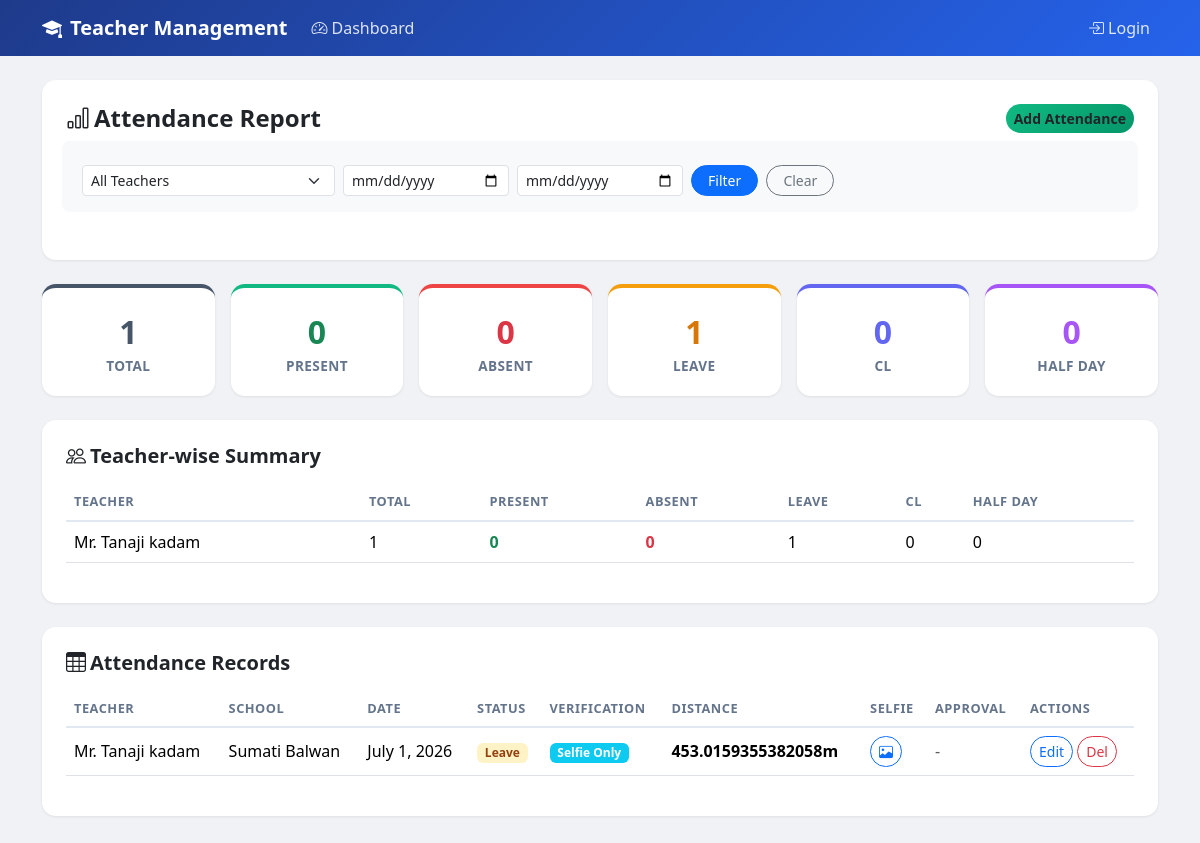
Screenshot of /attendances/report/ with the database file from the repository.
### management/models.py (models this page shows, shortened)
class Teacher(models.Model):
    user = models.OneToOneField(User, on_delete=models.CASCADE, null=True, blank=True, related_name='teacher_profile')
    first_name = models.CharField(max_length=120)
    last_name = models.CharField(max_length=120)
    email = models.EmailField(blank=True)
    phone = models.CharField(max_length=80, blank=True)
    qualification = models.CharField(max_length=200, blank=True)
    notes = models.TextField(blank=True)
    active = models.BooleanField(default=True)
    school = models.ForeignKey(School, on_delete=models.SET_NULL, null=True, blank=True, related_name='teachers')
    class Meta:
        ordering = ["last_name", "first_name"]
    @property
    def full_name(self):
        return f"{self.first_name} {self.last_name}"

class Attendance(models.Model):
    class StatusChoices(models.TextChoices):
        PRESENT = 'present', 'Present'
        ABSENT = 'absent', 'Absent'
        LEAVE = 'leave', 'Leave'
        CL = 'cl', 'CL (Casual Leave)'
        HALF_LEAVE = 'half_leave', 'Half Leave'
        OTHER = 'other', 'Other'
        OFFICIAL_DUTY = 'official_duty', 'Official Duty'
    WEEKDAY_CHOICES = [
        ('MON', 'Monday'),
        ('TUE', 'Tuesday'),
        ('WED', 'Wednesday'),
        ('THU', 'Thursday'),
        ('FRI', 'Friday'),
        ('SAT', 'Saturday'),
        ('SUN', 'Sunday'),
    ]
    VERIFICATION_CHOICES = [
        ('GPS_SELFIE', 'GPS + Selfie'),
        ('GPS', 'GPS Only'),
        ('SELFIE', 'Selfie Only'),
        ('MANUAL', 'Manual'),
    ]
    APPROVAL_CHOICES = [
        ('pending', 'Pending'),
        ('approved', 'Approved'),
        ('rejected', 'Rejected'),
        ('none', 'None'),
    ]
    teacher = models.ForeignKey(Teacher, on_delete=models.CASCADE, related_name='attendances')
    school = models.ForeignKey(School, on_delete=models.CASCADE, related_name='attendances')
    course = models.ForeignKey(Course, on_delete=models.SET_NULL, null=True, blank=True, related_name='attendances')
    attendance_date = models.DateField(default=timezone.now)
    attendance_status = models.CharField(max_length=20, choices=StatusChoices.choices, default=StatusChoices.PRESENT)
    standard_class = models.CharField(max_length=100, blank=True, null=True, help_text="Standard/Class (STD)")
    weekday = models.CharField(max_length=20, blank=True, choices=WEEKDAY_CHOICES)
    start_time = models.TimeField(null=True, blank=True)
    end_time = models.TimeField(null=True, blank=True)
    room = models.CharField(max_length=50, blank=True)
    notes = models.TextField(blank=True)
    created_at = models.DateTimeField(default=timezone.now)
    marked_at = models.DateTimeField(default=timezone.now)
    latitude = models.FloatField(null=True, blank=True)
    longitude = models.FloatField(null=True, blank=True)
    location = models.CharField(max_length=255, blank=True, null=True, help_text="Human readable location or address description")
    distance_from_school = models.FloatField(null=True, blank=True, help_text="Distance in meters")
    attendance_time = models.TimeField(default=timezone.now)
    device_id = models.CharField(blank=True, max_length=255, null=True)
    face_confidence = models.FloatField(blank=True, null=True)
    qr_code_data = models.CharField(blank=True, max_length=255, null=True)
    selfie_image = models.ImageField(blank=True, null=True, upload_to='attendance_selfies/')
    verification_method = models.CharField(max_length=50, choices=VERIFICATION_CHOICES, default='GPS_SELFIE')
    wifi_bssid = models.CharField(blank=True, max_length=255, null=True)
    wifi_ssid = models.CharField(blank=True, max_length=255, null=True)
    approval_status = models.CharField(max_length=20, choices=APPROVAL_CHOICES, default='none')
    approved_by = models.ForeignKey(User, on_delete=models.SET_NULL, null=True, blank=True, related_name='approved_attendances')
    approved_at = models.DateTimeField(null=True, blank=True)
    official_duty_reason = models.TextField(blank=True, null=True, help_text="Reason for official duty when outside school radius")
    class Meta:
        ordering = ['-attendance_date', 'weekday', 'start_time', 'teacher__last_name']
        constraints = [
            models.UniqueConstraint(fields=['teacher', 'attendance_date'], name='unique_teacher_attendance_per_day')
        ]

class School(models.Model):
    name = models.CharField(max_length=200)
    city = models.CharField(max_length=120, blank=True)
    address = models.CharField(max_length=255, blank=True)
    email = models.EmailField(blank=True)
    phone = models.CharField(max_length=20, blank=True)
    school_latitude = models.FloatField(
        null=True,
        blank=True,
        validators=[MinValueValidator(-90.0), MaxValueValidator(90.0)]
    )
    school_longitude = models.FloatField(
        null=True,
        blank=True,
        validators=[MinValueValidator(-180.0), MaxValueValidator(180.0)]
    )
    allowed_radius_meters = models.IntegerField(
        default=500,
        validators=[MinValueValidator(1)],
        help_text="Allowed radius in meters"
    )
    class Meta:
        ordering = ["name"]

### management/views.py (the view)
# urls.py: path("attendances/report/", views.attendance_report, name="attendance_report"),
def attendance_report(request):
    teacher_id = request.GET.get("teacher")
    date_from = request.GET.get("date_from")
    date_to = request.GET.get("date_to")
    attendances = Attendance.objects.select_related("teacher", "school", "course")
    if teacher_id:
        attendances = attendances.filter(teacher_id=teacher_id)
    if date_from:
        attendances = attendances.filter(attendance_date__gte=date_from)
    if date_to:
        attendances = attendances.filter(attendance_date__lte=date_to)
    status_summary = attendances.values("attendance_status").annotate(count=Count("id"))
    teacher_summary = (
        attendances.values("teacher__first_name", "teacher__last_name")
        .annotate(
            total=Count("id"),
            present=Count("id", filter=Q(attendance_status__in=["PRESENT", "present"])),
            absent=Count("id", filter=Q(attendance_status__in=["ABSENT", "absent"])),
            leave=Count("id", filter=Q(attendance_status__in=["LEAVE", "leave"])),
            cl=Count("id", filter=Q(attendance_status__in=["CL", "cl"])),
            half_day=Count("id", filter=Q(attendance_status__in=["HALF_DAY", "half_leave"])),
        )
        .order_by("teacher__last_name")
    )
    status_map = dict(Attendance.StatusChoices.choices)
    status_summary_list = [
        {"status": s["attendance_status"], "label": status_map.get(s["attendance_status"], s["attendance_status"]), "count": s["count"]}
        for s in status_summary
    ]
    return render(
        request,
        "management/attendance_report.html",
        {
            "attendances": attendances,
            "status_summary": status_summary_list,
            "teacher_summary": teacher_summary,
            "teachers": Teacher.objects.all(),
            "selected_teacher": teacher_id,
            "selected_date_from": date_from,
            "selected_date_to": date_to,
            "total_count": attendances.count(),
            "present_count": attendances.filter(attendance_status__in=["PRESENT", "present"]).count(),
            "absent_count": attendances.filter(attendance_status__in=["ABSENT", "absent"]).count(),
            "leave_count": attendances.filter(attendance_status__in=["LEAVE", "leave"]).count(),
            "cl_count": attendances.filter(attendance_status__in=["CL", "cl"]).count(),
            "half_day_count": attendances.filter(attendance_status__in=["HALF_DAY", "half_leave"]).count(),
        },
    )

### templates/management/attendance_report.html (shortened to what this page needs)
{% extends "management/base.html" %}
{% block content %}
<div class="content-card">
    <div class="d-flex justify-content-between align-items-center mb-3">
        <h4 class="mb-0 fw-bold"><i class="bi bi-bar-chart me-1"></i>Attendance Report</h4>
        <a class="btn btn-sm btn-mark rounded-pill" href="{% url 'attendance_create' %}">Add Attendance</a>
    </div>
    <form method="get" class="row g-2 mb-4 p-3 bg-light rounded-3">
        <div class="col-md-3 col-sm-6">
            <select name="teacher" class="form-select form-select-sm">
                <option value="">All Teachers</option>
            </select>
        </div>
        <div class="col-md-2 col-sm-6">
            <input type="date" name="date_from" value="{{ selected_date_from|default:'' }}" class="form-control form-control-sm" placeholder="From Date">
        </div>
        <div class="col-md-2 col-sm-6">
            <input type="date" name="date_to" value="{{ selected_date_to|default:'' }}" class="form-control form-control-sm" placeholder="To Date">
        </div>
        <div class="col-md-3 col-sm-12">
            <button type="submit" class="btn btn-sm btn-primary rounded-pill px-3 me-1">Filter</button>
            <a href="{% url 'attendance_report' %}" class="btn btn-sm btn-outline-secondary rounded-pill px-3">Clear</a>
        </div>
    </form>
</div>
<div class="row g-3 mb-4">
    <div class="col-4 col-md-2">
        <div class="stat-card" style="border-top-color:#475569;">
            <div class="stat-number" style="color:#475569;">{{ total_count }}</div>
            <div class="stat-label">Total</div>
        </div>
    </div>
    <div class="col-4 col-md-2">
        <div class="stat-card" style="border-top-color:#10b981;">
            <div class="stat-number text-success">{{ present_count }}</div>
            <div class="stat-label">Present</div>
        </div>
    </div>
    <div class="col-4 col-md-2">
        <div class="stat-card" style="border-top-color:#ef4444;">
            <div class="stat-number text-danger">{{ absent_count }}</div>
            <div class="stat-label">Absent</div>
        </div>
    </div>
    <div class="col-4 col-md-2">
        <div class="stat-card" style="border-top-color:#f59e0b;">
            <div class="stat-number" style="color:#d97706;">{{ leave_count }}</div>
            <div class="stat-label">Leave</div>
        </div>
    </div>
    <div class="col-4 col-md-2">
        <div class="stat-card" style="border-top-color:#6366f1;">
            <div class="stat-number" style="color:#6366f1;">{{ cl_count }}</div>
            <div class="stat-label">CL</div>
        </div>
    </div>
    <div class="col-4 col-md-2">
        <div class="stat-card" style="border-top-color:#a855f7;">
            <div class="stat-number" style="color:#a855f7;">{{ half_day_count }}</div>
            <div class="stat-label">Half Day</div>
        </div>
    </div>
</div>
{% if teacher_summary %}
<div class="content-card">
    <h5 class="fw-bold mb-3"><i class="bi bi-people me-1"></i>Teacher-wise Summary</h5>
    <div class="table-responsive">
        <table class="table table-hover">
            <thead>
                <tr>
                    <th>Teacher</th>
                    <th>Total</th>
                    <th>Present</th>
                    <th>Absent</th>
                    <th>Leave</th>
                    <th>CL</th>
                    <th>Half Day</th>
                </tr>
            </thead>
            <tbody>
                {% for row in teacher_summary %}
                <tr>
                    <td>{{ row.teacher__first_name }} {{ row.teacher__last_name }}</td>
                    <td>{{ row.total }}</td>
                    <td class="text-success fw-bold">{{ row.present }}</td>
                    <td class="text-danger fw-bold">{{ row.absent }}</td>
                    <td>{{ row.leave }}</td>
                    <td>{{ row.cl }}</td>
                    <td>{{ row.half_day }}</td>
                </tr>
                {% endfor %}
            </tbody>
        </table>
    </div>
</div>
{% endif %}
<div class="content-card">
    <h5 class="fw-bold mb-3"><i class="bi bi-table me-1"></i>Attendance Records</h5>
    {% if attendances %}
    <div class="table-responsive">
        <table class="table table-hover">
            <thead>
                <tr>
                    <th>Teacher</th>
                    <th>School</th>
                    <th>Date</th>
                    <th>Status</th>
                    <th>Verification</th>
                    <th>Distance</th>
                    <th>Selfie</th>
                    <th>Approval</th>
                    <th>Actions</th>
                </tr>
            </thead>
            <tbody>
                {% for attendance in attendances %}
                <tr>
                    <td>{{ attendance.teacher.full_name }}</td>
                    <td>{{ attendance.school.name }}</td>
                    <td>{{ attendance.attendance_date }}</td>
                    <td>
                        {% if attendance.attendance_status == "present" or attendance.attendance_status == "PRESENT" %}
                            <span class="badge badge-present">Present</span>
                        {% elif attendance.attendance_status == "absent" or attendance.attendance_status == "ABSENT" %}
                            <span class="badge badge-absent">Absent</span>
                        {% elif attendance.attendance_status == "leave" %}
                            <span class="badge badge-leave">Leave</span>
                        {% elif attendance.attendance_status == "cl" %}
                            <span class="badge badge-cl">CL</span>
                        {% elif attendance.attendance_status == "half_leave" %}
                            <span class="badge badge-half_day">Half Day</span>
                        {% elif attendance.attendance_status == "other" %}
                            <span class="badge bg-secondary">Other</span>
                        {% endif %}
                    </td>
                    <td><span class="badge bg-info">{{ attendance.get_verification_method_display }}</span></td>
                    <td>
                        {% if attendance.distance_from_school is not None %}
                            <span class="fw-bold">{{ attendance.distance_from_school }}m</span>
                        {% else %}
                            <span class="text-muted">-</span>
                        {% endif %}
                    </td>
                    <td>
                        {% if attendance.selfie_image %}
                            <a href="{{ attendance.selfie_image.url }}" target="_blank" class="btn btn-sm btn-outline-primary rounded-pill">
                                <i class="bi bi-image"></i>
                            </a>
                        {% else %}
                            <span class="text-muted">-</span>
                        {% endif %}
                    </td>
                    <td>
                        {% if attendance.approval_status == "pending" %}
                            <span class="badge badge-pending">Pending</span>
                        {% elif attendance.approval_status == "approved" %}
                            <span class="badge badge-approved">Approved</span>
                        {% elif attendance.approval_status == "rejected" %}
                            <span class="badge badge-rejected">Rejected</span>
                        {% else %}
                            <span class="text-muted">-</span>
                        {% endif %}
                    </td>
                    <td>
                        <a href="{% url 'attendance_update' attendance.id %}" class="btn btn-sm btn-outline-primary rounded-pill px-2">Edit</a>
                        <a href="{% url 'attendance_delete' attendance.id %}" class="btn btn-sm btn-outline-danger rounded-pill px-2">Del</a>
                    </td>
                </tr>
                {% endfor %}
            </tbody>
        </table>
    </div>
    {% else %}
    <div class="text-center py-4">
        <i class="bi bi-inbox display-4 text-muted"></i>
        <p class="text-muted mt-2">No attendance records found.</p>
    </div>
    {% endif %}
</div>
{% endblock %}

### rows the page displays
Teacher: teacher__first_name "Mr. Tanaji", teacher__last_name "kadam", total "1", present "0", absent "0", leave "1", cl "0", half_day "0"
Attendance: teacher.full_name "Mr. Tanaji kadam", school.name "Sumati Balwan", attendance_date "July 1, 2026", attendance_status "Leave", verification_method "Selfie Only", distance_from_school "453.0159355382058"

### other values shown
{{ total_count }} "1"
{{ present_count }} "0"
{{ absent_count }} "0"
{{ leave_count }} "1"
{{ cl_count }} "0"
{{ half_day_count }} "0"
